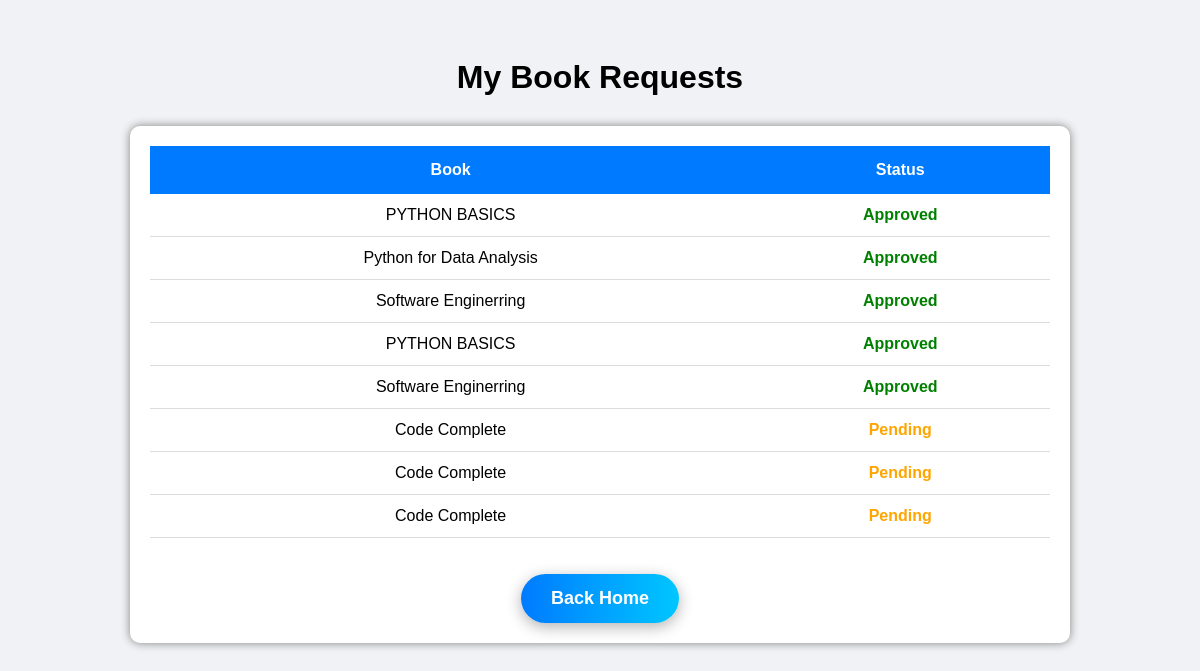
/my-requests/ (signed in), run on an earlier commit of the app's database.
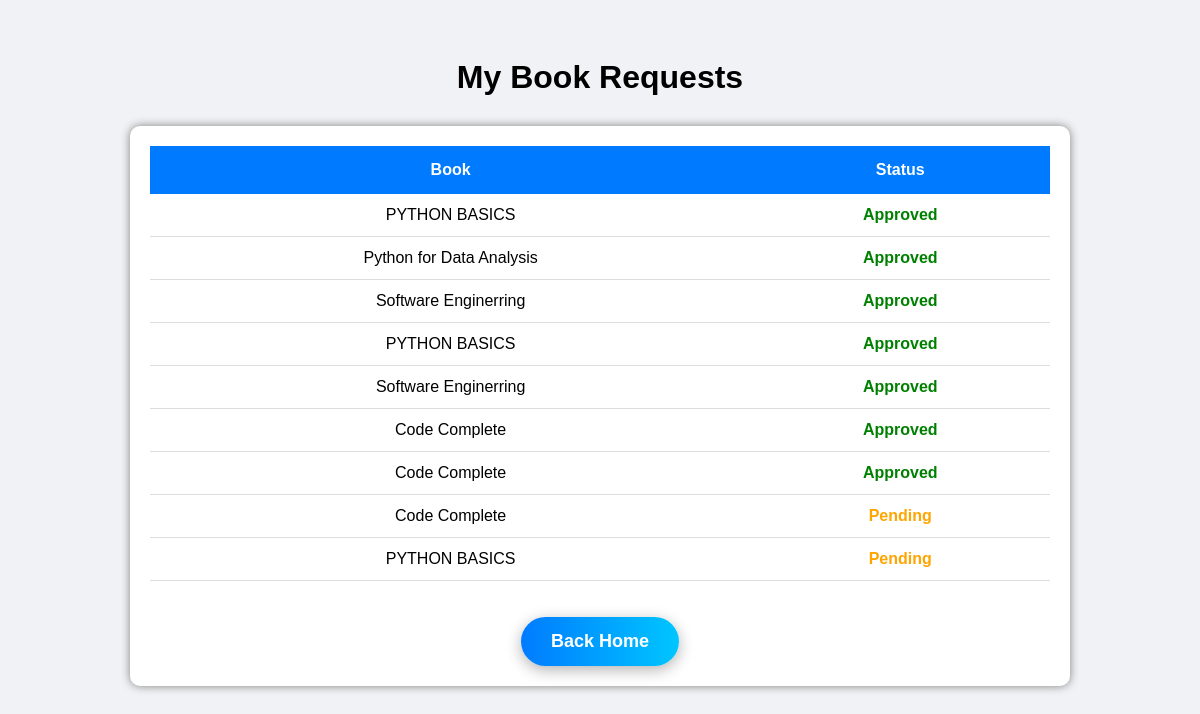
And on a later commit of the database.
### transactions/models.py (models this page shows)
class BookRequest(models.Model):
    student = models.ForeignKey(CustomUser,on_delete=models.CASCADE )
    book = models.ForeignKey(Book,on_delete=models.CASCADE)
    status = models.CharField(max_length=20,default='Pending')

### books/models.py (models this page shows, shortened)
class Book(models.Model):
    title = models.CharField(max_length=200)
    author = models.CharField(max_length=100)
    isbn = models.CharField(max_length=20)
    quantity = models.IntegerField()
    category = models.CharField(max_length=100)

### transactions/views.py (the view)
# urls.py: path('my-requests/', views.my_requests, name='my_requests'),
def my_requests(request):
    requests = BookRequest.objects.filter(
        student=request.user
    )
    return render(request, 'my_requests.html', {
        'requests': requests
    })

### accounts/templates/my_requests.html (shortened to what this page needs)
<!DOCTYPE html>
<html>
<head>
</head>
<body>
    <h1>My Book Requests</h1>
    <div class="container">
        <table>
            <tr>
                <th>Book</th>
                <th>Status</th>
            </tr>
            {% for req in requests %}
            <tr>
                <td>{{ req.book.title }}</td>
                <td>
                    {% if req.status == 'Approved' %}
                        <span style="color:green; font-weight:bold;">
                            Approved
                        </span>
                    {% elif req.status == 'Out of Stock' %}
                        <span style="color:red; font-weight:bold;">
                            Out of Stock
                        </span>
                    {% else %}
                        <span style="color:orange; font-weight:bold;">
                            Pending
                        </span>
                    {% endif %}
                </td>
            </tr>
            {% endfor %}
        </table>
        <br><br>
<div style="text-align:center;">
    <a href="/student-dashboard/"
       class="home-btn">
        Back Home
    </a>
</div>
    </div>
</body>
</html>

What changed in the data, as far as the page shows it:
changed BookRequest (number 6 of 9 on the later page): status "Pending" → "Approved"
changed BookRequest (number 7 of 9 on the later page): status "Pending" → "Approved"
added BookRequest: book "PYTHON BASICS", status "Pending"
